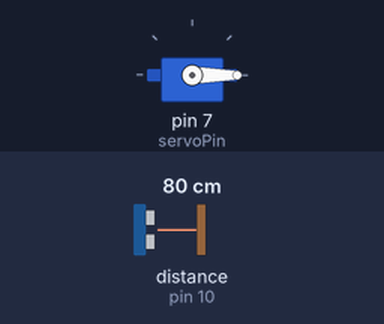
Simulated run of this sketch. Board: Arduino Uno, built with avr-gcc and run on an emulated ATmega328P. Shown: servo. Wiring (inferred from the names in the program): ultrasonic range finder: trigger pin 12; echo pin 10. The test bench sets the inputs (shaded band); at power-on: distance to the obstacle (sensor on pin 10) 80 cm. The echo pulse lasts 58.3 µs per cm; what the sketch prints to the serial monitor is not drawn.

Above: at 0.1 s.
At 3.1 s:
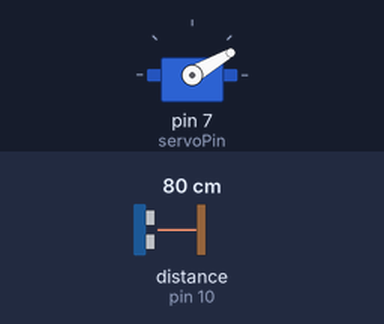
At 9.1 s:
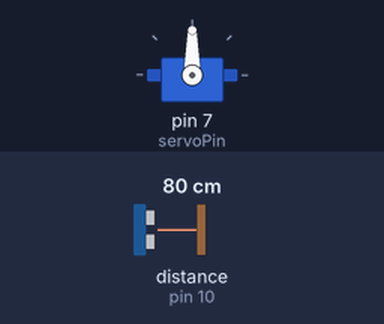
At 18.1 s:
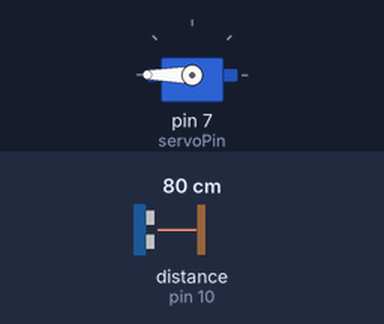
Timing chart, 0 to 19.6 s (numbered marks = the images above):
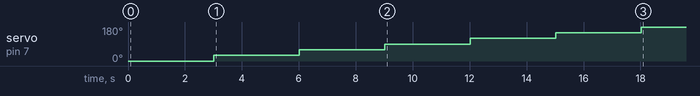

Measured:
- by itself, servo on pin 7 (servoPin): moves from 0° to 180° over 15.0 s

The sketch:

proximityScanner.ino
```cpp
#include <Servo.h>
#include "U8g2lib.h"
#ifdef U8X8_HAVE_HW_SPI
#include <SPI.h>
#endif
#ifdef U8X8_HAVE_HW_I2C
#include <Wire.h>
#endif

int servoPin = 7;
int servoPos = 90;
int trash;
Servo myServo;
U8G2_SSD1306_128X64_NONAME_F_4W_SW_SPI u8g(U8G2_R0, /* clock=*/13, /* data=*/11, /* cs=*/10, /* dc=*/9, /* reset=*/8);

int trigPin = 12;
int echoPin = 10;
int pinTravelTime;
int timeOnBearingArray[181];

void draw(void)
{
    u8g.setFont(u8g_font_unifont);
    u8g.drawStr(0, 20, "Hello World");
}

void setup(void)
{

    // flip screen, if required
    //u8g.setRot180();

    pinMode(13, OUTPUT);
    digitalWrite(13, HIGH);
    Serial.begin(115200);
    myServo.attach(servoPin);

    pinMode(trigPin, OUTPUT);
    pinMode(echoPin, INPUT);
    Serial.begin(112500);
}

void loop(void)
{

    // picture loop
    /* u8g.firstPage();
    do
    {
        draw();
    } while (u8g.nextPage());
    */
    for (int i = 0; i <= 180; i+=30)
    {
        myServo.write(i);
        digitalWrite(trigPin, LOW);
        delayMicroseconds(10);
        digitalWrite(trigPin, HIGH);
        delayMicroseconds(10);
        digitalWrite(trigPin, LOW);
        timeOnBearingArray[i] = pulseIn(echoPin, HIGH);
        delay(3000);
    }
    for(int time : timeOnBearingArray){
        Serial.println(time);
    }
    delay(25000);
}
```
